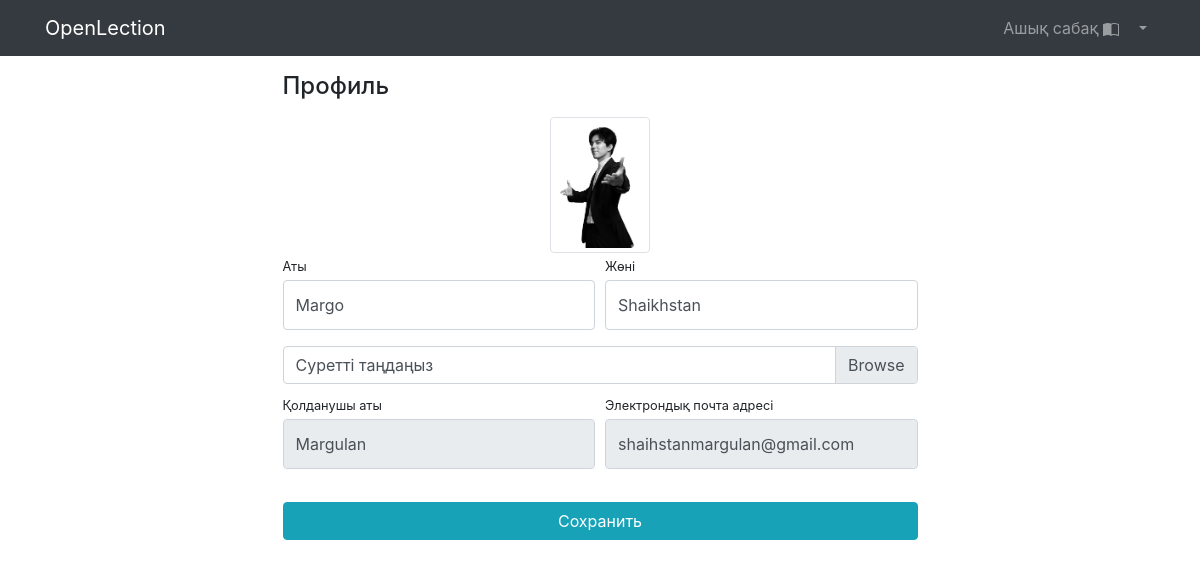
/users/profile/ (signed in), run on the app's committed database.
### users/models.py (models this page shows)
class User(AbstractUser):
    image = models.ImageField(upload_to='users_image', null=True, blank=True)

### users/views.py (the view)
# urls.py: path('profile/', profile, name='profile'),
def profile(request):
    if request.method == 'POST':
        form = UserProfileForm(instance=request.user, data=request.POST, files=request.FILES)
        if form.is_valid():
            form.save()
            return HttpResponseRedirect(reverse('users:profile'))
        else:
            print(form.errors)
    else:
        form = UserProfileForm(instance=request.user)
    context = {'title': 'OpenLection - Профиль', 'form': form}
    return render(request, 'users/profile.html',context)

### users/forms.py
class UserProfileForm(UserChangeForm):
    first_name = forms.CharField(widget=forms.TextInput(attrs={'class': 'form-control py-4'}))
    last_name = forms.CharField(widget=forms.TextInput(attrs={'class': 'form-control py-4'}))
    image = forms.ImageField(widget=forms.FileInput(attrs={'class': 'custom-file-input'}))
    username = forms.CharField(widget=forms.TextInput(attrs={'class': 'form-control py-4', 'readonly': True}))
    email = forms.CharField(widget=forms.TextInput(attrs={'class': 'form-control py-4', 'readonly': True}))
    class Meta:
        model = User
        fields = ('first_name', 'last_name', 'image', 'username', 'email')

### users/templates/users/profile.html (shortened to what this page needs)
{% extends 'lections/base.html' %}
{% load static %}
{% block css %}
    <link href="{% static 'vendor/css/profile.css'  %}" rel="stylesheet">
{% endblock %}
{% block content %}
    <div class="container">
        <div class="row justify-content-center">
            <div class="col-lg-7">
                <h4 class="mt-3 mb-3">Профиль</h4>
                <div class="col-lg-12 text-center">
                    <img width="100" height="100"
                         src="{% if user.image %} {{ user.image.url }} {% else %} {% static 'vendor/img/users/default_avatar.jpg' %} {% endif %}"
                         class="img-thumbnail">
                </div>
                <form action="{% url 'users:profile' %}" method="post" enctype="multipart/form-data">
                    <div class="form-row">
                        <div class="col-lg-6">
                            <div class="form-group">
                                <label class="small mb-1" for="{{ form.first_name.id_for_label }}">Аты</label>
                                {{ form.first_name }}
                            </div>
                        </div>
                        <div class="col-lg-6">
                            <div class="form-group">
                                <label class="small mb-1" for="{{ form.last_name.id_for_label }}">Жөні</label>
                                {{ form.last_name }}
                            </div>
                        </div>
                    </div>
                    <div class="form-row mb-2">
                        <div class="col-lg-12">
                            <div class="custom-file">
                                <label class="custom-file-label" for="{{ form.image.id_for_label }}">Суретті таңдаңыз</label>
                            </div>
                        </div>
                    </div>
                    <div class="form-row">
                        <div class="col-lg-6">
                            <label class="small mb-1" for="{{ form.username.id_for_label }}">Қолданушы аты</label>
                            {{ form.username }}
                        </div>
                        <div class="col-lg-6">
                            <label class="small mb-1" for="{{ form.email.id_for_label }}">Электрондық почта адресі</label>
                            {{ form.email }}
                        </div>
                    </div>
                    <div class="form-row">
                        <div class="col-lg-12" style="margin-top: 33px;">
                            <input class="btn btn-info btn-block" type="submit" value="Сохранить">
                        </div>
                    </div>
                </form>
            </div>
        </div>
    </div>
{% endblock %}

### data on the page
User: image (picture), first_name "Margo", last_name "Shaikhstan", username "Margulan", email "shaihstanmargulan@gmail.com"
